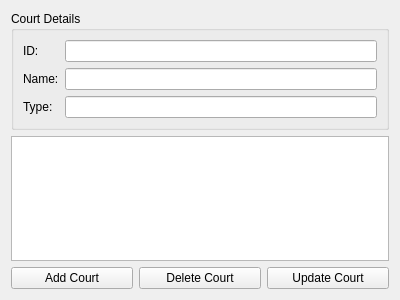
<?xml version="1.0" encoding="UTF-8"?>
<ui version="4.0">
    <class>CourtUI</class>
    <widget class="QWidget" name="CourtUI">
        <property name="geometry">
            <rect>
                <x>0</x>
                <y>0</y>
                <width>400</width>
                <height>300</height>
            </rect>
        </property>
        <property name="windowTitle">
            <string>Form</string>
        </property>
        <layout class="QVBoxLayout" name="verticalLayout_3">
            <item>
                <widget class="QGroupBox" name="groupBox">
                    <property name="title">
                        <string>Court Details</string>
                    </property>
                    <layout class="QFormLayout" name="formLayout">
                        <item row="0" column="0">
                            <widget class="QLabel" name="nameLabel_2">
                                <property name="text">
                                    <string>ID:</string>
                                </property>
                            </widget>
                        </item>
                        <item row="0" column="1">
                            <widget class="QLineEdit" name="idLineEdit"/>
                        </item>
                        <item row="1" column="0">
                            <widget class="QLabel" name="rankingLabel">
                                <property name="text">
                                    <string>Name:</string>
                                </property>
                            </widget>
                        </item>
                        <item row="1" column="1">
                            <widget class="QLineEdit" name="nameLineEdit"/>
                        </item>
                        <item row="2" column="0">
                            <widget class="QLabel" name="typeLabel">
                                <property name="text">
                                    <string>Type:</string>
                                </property>
                            </widget>
                        </item>
                        <item row="2" column="1">
                            <widget class="QLineEdit" name="typeLineEdit"/>
                        </item>
                    </layout>
                </widget>
            </item>
            <item>
                <widget class="QTableView" name="courtsTableView"/>
            </item>
            <item>
                <layout class="QHBoxLayout" name="horizontalLayout">
                    <item>
                        <widget class="QPushButton" name="addCourtButton">
                            <property name="text">
                                <string>Add Court</string>
                            </property>
                        </widget>
                    </item>
                    <item>
                        <widget class="QPushButton" name="deleteCourtButton">
                            <property name="text">
                                <string>Delete Court</string>
                            </property>
                        </widget>
                    </item>
                    <item>
                        <widget class="QPushButton" name="updateCourtButton">
                            <property name="text">
                                <string>Update Court</string>
                            </property>
                        </widget>
                    </item>
                </layout>
            </item>
        </layout>
    </widget>
    <resources/>
    <connections/>
</ui>
